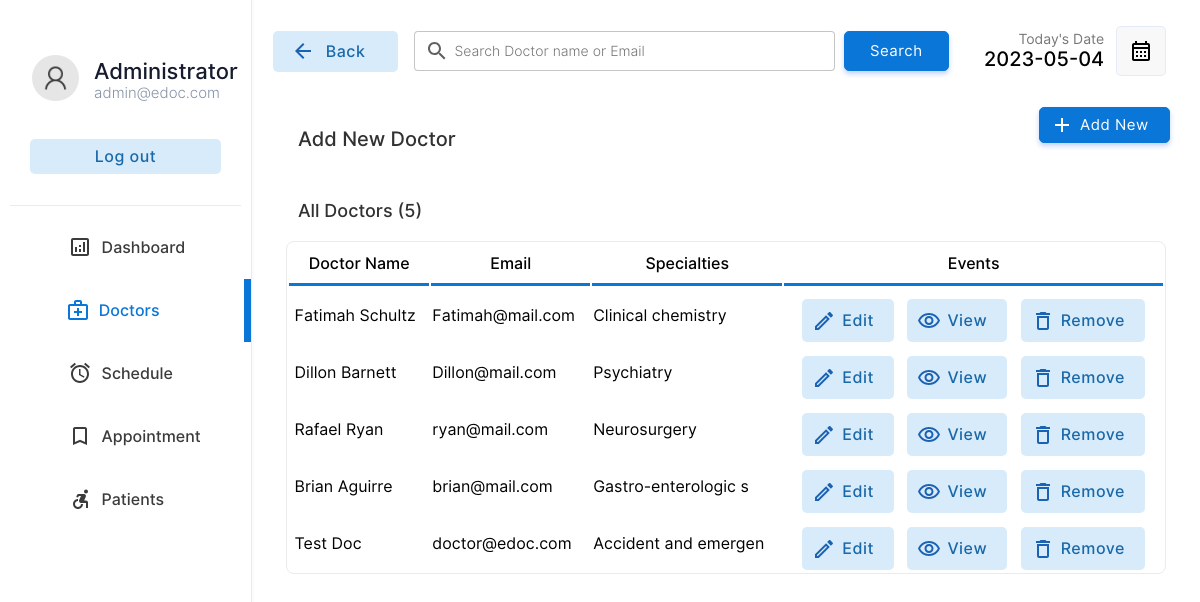
Screenshot of /doctor/doctors.php (signed in) with the database file from the repository.
### tables this page shows
CREATE TABLE `doctor` (
  `docid` int(11) NOT NULL,
  `docemail` varchar(255) DEFAULT NULL,
  `docname` varchar(255) DEFAULT NULL,
  `docpassword` varchar(42) DEFAULT NULL,
  `docnic` varchar(15) DEFAULT NULL,
  `doctel` varchar(15) DEFAULT NULL,
  `specialties` int(2) DEFAULT NULL
);

CREATE TABLE `specialties` (
  `id` int(2) NOT NULL,
  `sname` varchar(50) DEFAULT NULL
);

### doctor/doctors.php (the view, shortened to what this page needs)
<!DOCTYPE html>
<html lang="en">
<head>
    <link rel="stylesheet" href="../css/animations.css">
    <link rel="stylesheet" href="../css/main.css">
    <link rel="stylesheet" href="../css/admin.css">
</head>
<body>
    <?php
    include("../connection.php");
    ?>
    <div class="container">
        <div class="menu">
            <table class="menu-container" border="0">
                <tr>
                    <td style="padding:10px" colspan="2">
                        <table border="0" class="profile-container">
                            <tr>
                                <td width="30%" style="padding-left:20px" >
                                    <img src="../img/user.png" alt="" width="100%" style="border-radius:50%">
                                </td>
                                <td style="padding:0px;margin:0px;">
                                    <p class="profile-title">Administrator</p>
                                    <p class="profile-subtitle">admin@edoc.com</p>
                                </td>
                            </tr>
                            <tr>
                                <td colspan="2">
                                <a href="../logout.php" ><input type="button" value="Log out" class="logout-btn btn-primary-soft btn"></a>
                                </td>
                            </tr>
                    </table>
                    </td>
                </tr>
                <tr class="menu-row" >
                    <td class="menu-btn menu-icon-dashbord" >
                        <a href="index.php" class="non-style-link-menu"><div><p class="menu-text">Dashboard</p></a></div></a>
                <tr class="menu-row">
                    <td class="menu-btn menu-icon-doctor menu-active menu-icon-doctor-active">
                        <a href="doctors.php" class="non-style-link-menu non-style-link-menu-active"><div><p class="menu-text">Doctors</p></a></div>
                <tr class="menu-row" >
                    <td class="menu-btn menu-icon-schedule">
                        <a href="schedule.php" class="non-style-link-menu"><div><p class="menu-text">Schedule</p></div></a>
                    </td>
                </tr>
                <tr class="menu-row">
                    <td class="menu-btn menu-icon-appoinment">
                        <a href="appointment.php" class="non-style-link-menu"><div><p class="menu-text">Appointment</p></a></div>
                    </td>
                </tr>
                <tr class="menu-row" >
                    <td class="menu-btn menu-icon-patient">
                        <a href="patient.php" class="non-style-link-menu"><div><p class="menu-text">Patients</p></a></div>
                    </td>
                </tr>
        <div class="dash-body">
            <table border="0" width="100%" style=" border-spacing: 0;margin:0;padding:0;margin-top:25px; ">
                <tr >
                    <td width="13%">
                        <a href="doctors.php" ><button  class="login-btn btn-primary-soft btn btn-icon-back"  style="padding-top:11px;padding-bottom:11px;margin-left:20px;width:125px"><font class="tn-in-text">Back</font></button></a>
                    </td>
                    <td>
                        <form action="" method="post" class="header-search">
                            <input type="search" name="search" class="input-text header-searchbar" placeholder="Search Doctor name or Email" list="doctors">&nbsp;&nbsp;
                            <?php
                                $list11 = $database->query("select  docname,docemail from  doctor;");
?>
                            <input type="Submit" value="Search" class="login-btn btn-primary btn" style="padding-left: 25px;padding-right: 25px;padding-top: 10px;padding-bottom: 10px;">
                        </form>
                    </td>
                    <td width="15%">
                        <p style="font-size: 14px;color: rgb(119, 119, 119);padding: 0;margin: 0;text-align: right;">
                            Today's Date
                        </p>
                        <p class="heading-sub12" style="padding: 0;margin: 0;">
                            <?php
                        $date = date('Y-m-d');
                        echo $date;
                        ?>
                        </p>
                    </td>
                    <td width="10%">
                        <button  class="btn-label"  style="display: flex;justify-content: center;align-items: center;"><img src="../img/calendar.svg" width="100%"></button>
                    </td>
                </tr>
                <tr >
                    <td colspan="2" style="padding-top:30px;">
                        <p class="heading-main12" style="margin-left: 45px;font-size:20px;color:rgb(49, 49, 49)">Add New Doctor</p>
                    </td>
                    <td colspan="2">
                        <a href="?action=add&id=none&error=0" class="non-style-link"><button  class="login-btn btn-primary btn button-icon"  style="display: flex;justify-content: center;align-items: center;margin-left:75px;background-image: url('../img/icons/add.svg');">Add New</font></button>
                            </a></td>
                </tr>
                <tr>
                    <td colspan="4" style="padding-top:10px;">
                        <p class="heading-main12" style="margin-left: 45px;font-size:18px;color:rgb(49, 49, 49)">All Doctors (<?php echo $list11->num_rows; ?>)</p>
                    </td>
                </tr>
                <?php
                    if($_POST){
                        $keyword=$_POST["search"];
                        $sqlmain= "select * from doctor where docemail='$keyword' or docname='$keyword' or docname like '$keyword%' or docname like '%$keyword' or docname like '%$keyword%'";
                    }else{
                        $sqlmain= "select * from doctor order by docid desc";
                    }
                ?>
                <tr>
                   <td colspan="4">
                       <center>
                        <div class="abc scroll">
                        <table width="93%" class="sub-table scrolldown" border="0">
                        <thead>
                        <tr>
                                <th class="table-headin">
                                Doctor Name
                                </th>
                                <th class="table-headin">
                                    Email
                                </th>
                                <th class="table-headin">
                                    Specialties
                                </th>
                                <th class="table-headin">
                                    Events
                                </tr>
                        </thead>
                        <tbody>
                            <?php
                                $result= $database->query($sqlmain);
                                if($result->num_rows==0){
                                    echo '<tr>
                                    <td colspan="4">
                                    <br><br><br><br>
                                    <center>
                                    <img src="../img/notfound.svg" width="25%">
                                    <br>
                                    <p class="heading-main12" style="margin-left: 45px;font-size:20px;color:rgb(49, 49, 49)">We  couldnt find anything related to your keywords !</p>
                                    <a class="non-style-link" href="doctors.php"><button  class="login-btn btn-primary-soft btn"  style="display: flex;justify-content: center;align-items: center;margin-left:20px;">&nbsp; Show all Doctors &nbsp;</font></button>
                                    </a>
                                    </center>
                                    <br><br><br><br>
                                    </td>
                                    </tr>';
                                }
                                else{
                                for ( $x=0; $x<$result->num_rows;$x++){
                                    $row=$result->fetch_assoc();
                                    $docid=$row["docid"];
                                    $name=$row["docname"];
                                    $email=$row["docemail"];
                                    $spe=$row["specialties"];
                                    $spcil_res= $database->query("select sname from specialties where id='$spe'");
                                    $spcil_array= $spcil_res->fetch_assoc();
                                    $spcil_name=$spcil_array["sname"];
                                    echo '<tr>
                                        <td> &nbsp;'.
                                        substr($name,0,30)
                                        .'</td>
                                        <td>
                                        '.substr($email,0,20).'
                                        </td>
                                        <td>
                                            '.substr($spcil_name,0,20).'
                                        </td>
                                        <td>
                                        <div style="display:flex;justify-content: center;">
                                        <a href="?action=edit&id='.$docid.'&error=0" class="non-style-link"><button  class="btn-primary-soft btn button-icon btn-edit"  style="padding-left: 40px;padding-top: 12px;padding-bottom: 12px;margin-top: 10px;"><font class="tn-in-text">Edit</font></button></a>
                                        &nbsp;&nbsp;&nbsp;
                                        <a href="?action=view&id='.$docid.'" class="non-style-link"><button  class="btn-primary-soft btn button-icon btn-view"  style="padding-left: 40px;padding-top: 12px;padding-bottom: 12px;margin-top: 10px;"><font class="tn-in-text">View</font></button></a>
                                       &nbsp;&nbsp;&nbsp;
                                       <a href="?action=drop&id='.$docid.'&name='.$name.'" class="non-style-link"><button  class="btn-primary-soft btn button-icon btn-delete"  style="padding-left: 40px;padding-top: 12px;padding-bottom: 12px;margin-top: 10px;"><font class="tn-in-text">Remove</font></button></a>
                                        </div>
                                        </td>
                                    </tr>';
                                }
                            }
                            ?>
                            </tbody>
                        </table>
                        </div>
                        </center>
                   </td>
                </tr>
            </table>
        </div>
</body>
</html>

### css/main.css (style rules this page uses)
:root { --primarycolor: #0A76D8; --primarycolorhover: #006dd3; --btnice:#D8EBFA; --btnnicetext:#1b62b3; }
body { margin: 0; padding: 0; border-spacing: 0; font-family: 'Inter', sans-serif; }
.input-text { border-radius: 4px; border: 0.5px solid rgb(226, 226, 226); padding: 10px; width: 92%; transition: 0.2s; outline: none; }
.input-text { border: 1px solid #e9ecef; font-size: 14px; line-height: 26px; background-color: #fff; display: block; width: 100%; padding: .375rem .75rem; font-weight: 300; line-height: 1.5; color: #212529; background-color: #fff; background-clip: padding-box; -webkit-appearance: none; -moz-appearance: none; appearance: none; border-radius: .25rem; transition: border-color .15s ease-in-out,box-shadow .15s ease-in-out; }
.input-text::placeholder { font-family: 'Inter', sans-serif; }
.btn { cursor: pointer; padding: 8px 20px; outline: none; text-decoration: none; font-size: 15px; letter-spacing: 0.5px; transition: all 0.3s; border-radius: 5px; font-family: 'Inter', sans-serif; }
.btn-primary { background-color: var(--primarycolor) ; border: 1px solid var(--primarycolor) ; color: #fff ; box-shadow: 0 3px 5px 0 rgba(57,108,240,0.3); }
.btn-primary-soft { background-color: #D8EBFA ; color: #1969AA; font-weight: 500; font-size: 16px; border: none; }
.non-style-link:link, .non-style-link:visited, .non-style-link:hover, .non-style-link:active { text-decoration: none; color: rgb(43, 43, 43); }
.btn-label { margin-left: 10px; padding: 12px 12px; outline: none; text-decoration: none; font-size: 15px; letter-spacing: 0.5px; transition: all 0.3s; border-radius: 5px; background-color: #f0f0f073; border: 1px solid rgba(57,108,240,0.1) ; font-family: 'Inter', sans-serif; }
.sub-table { border: 1px solid #ebebeb; border-radius: 8px; }
.table-headin { font-size: 16px; font-weight: 500; padding: 10px; border-bottom: 3px solid var(--primarycolor); }
.abc { width: 100%; height: 550px; overflow: auto; }
input[type=search] { background-image: url('../img/search.svg'); background-position: 10px 50%; background-repeat: no-repeat; transition: 0.5s; padding: 8px 20px 8px 40px; }
.button-icon { background-position: 10px 50%; background-repeat: no-repeat; transition: 0.5s; padding: 8px 20px 8px 40px; }
.menu-btn { padding:6px; color: #3b3b3b; background-position: 30% 50%; background-repeat: no-repeat; transition: 0.5s; }
.menu-text { padding-left: 40%; font-weight: 500; font-size: 16px; }
.menu-active { color: var(--primarycolor); border-right: 7px solid var(--primarycolor); background-color: var(); }
.non-style-link-menu:link, .non-style-link-menu:visited, .non-style-link-menu:active { text-decoration: none; color: #3b3b3b; }
.non-style-link-menu-active:link, .non-style-link-menu-active:visited, .non-style-link-menu-active:active { text-decoration: none; color: var(--primarycolor); }
.menu-icon-dashbord { background-image: url('../img/icons/dashboard.svg'); }
.menu-icon-doctor { background-image: url('../img/icons/doctors.svg'); }
.menu-icon-schedule { background-image: url('../img/icons/schedule.svg'); }
.menu-icon-appoinment { background-image: url('../img/icons/book.svg'); }
.menu-icon-patient { background-image: url('../img/icons/patients.svg'); }
.menu-icon-doctor:hover,.menu-icon-doctor-active { color: var(--primarycolor); background-image: url('../img/icons/doctors-hover.svg'); }
.btn-icon-back { background-image: url('../img/icons/back-iceblue.svg'); background-position: 18px 50%; background-repeat: no-repeat; transition: 0.5s; padding: 8px 20px 8px 40px; }
.btn-edit { background-image: url('../img/icons/edit-iceblue.svg'); }
.btn-view { background-image: url('../img/icons/view-iceblue.svg'); }
.btn-delete { background-image: url('../img/icons/delete-iceblue.svg'); }

### doctor/doctors.php (style rules this page uses)
.sub-table { animation: transitionIn-Y-bottom 0.5s; }

### rows the page displays
doctor: docname "Fatimah Schultz", docemail "Fatimah@mail.com", specialties.sname "Clinical chemistry"
doctor: docname "Dillon Barnett", docemail "Dillon@mail.com", specialties.sname "Psychiatry"
doctor: docname "Rafael Ryan", docemail "ryan@mail.com", specialties.sname "Neurosurgery"
doctor: docname "Brian Aguirre", docemail "brian@mail.com", specialties.sname "Gastro-enterologic s"
doctor: docname "Test Doc", docemail "doctor@edoc.com", specialties.sname "Accident and emergen"

### other values shown
$list11->num_rows "5"
